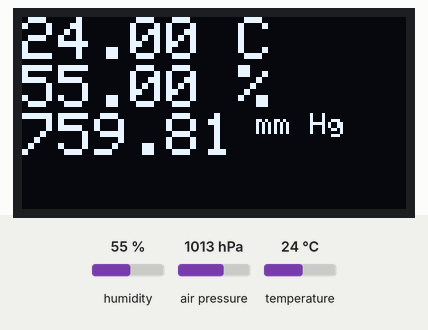
Bench run of a sketch on a simulated Arduino Uno, built with avr-gcc and run on an emulated ATmega328P. On the bench: 128×64 one-colour display. The inputs (shaded band) are chosen by the test bench; at power-on: humidity 55 %, air pressure 1013 hPa, temperature 24 °C. The display library's start-up logo is not drawn; what the sketch prints to the serial monitor is not drawn.

Above: at 1.2 s.
1.3 s: humidity set to 22 %
At 5.8 s:
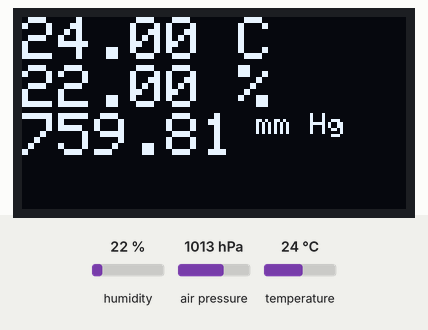
6.6 s: air pressure set to 952 hPa
At 11.0 s:
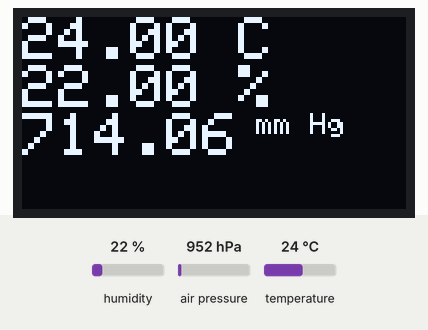
11.6 s: temperature set to 12 °C
At 16.2 s:
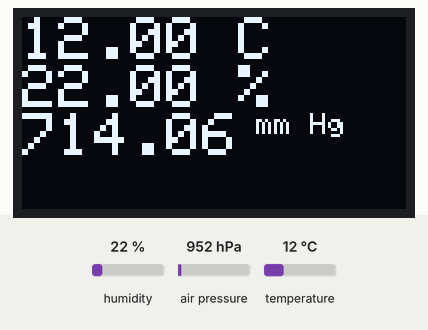
16.7 s: humidity set to 40 %
At 21.4 s:
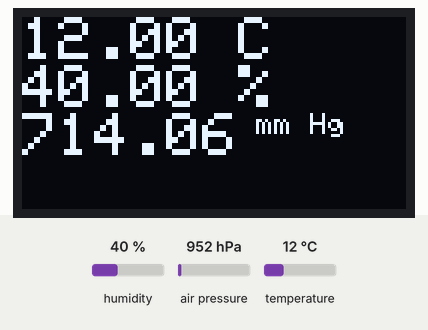
21.7 s: air pressure set to 975 hPa
At 26.7 s:
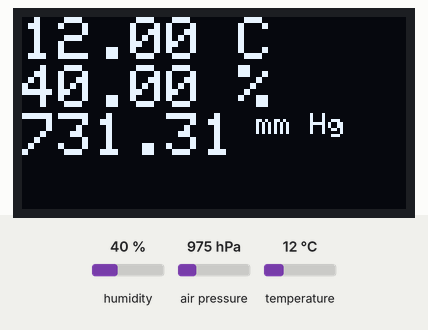
Timing chart, 0 to 27.7 s (numbered marks = the images above; inputs shaded):
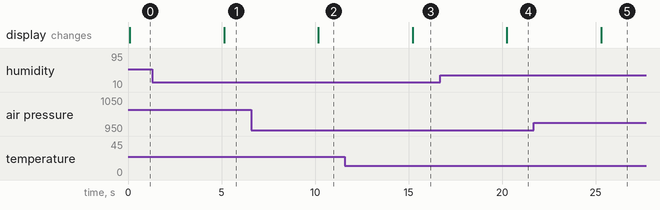

Measured:
- after the input at 1.3 s, the display: changes after 3.8 s (image 1)
- after the input at 6.6 s, the display: changes after 3.6 s (image 2)
- after the input at 11.6 s, the display: changes after 3.6 s (image 3)
- after the input at 16.7 s, the display: changes after 3.6 s (image 4)
- after the input at 21.7 s, the display: changes after 3.6 s (image 5)

The sketch:

BME280_I2C_ReadData.ino
```cpp
#include "SparkFunBME280.h"
#include "Wire.h"
#include <SPI.h>
#include <Adafruit_GFX.h>
#include <Adafruit_SSD1306.h>

// Connecting of BME280 for ESP8266 using I2C interface
// SCL -> D1 (GPIO5)
// SDA -> D2 (GPIO4)

//Global sensor object
BME280 mySensor;
#define OLED_RESET 2
Adafruit_SSD1306 display(OLED_RESET);

#define NUMFLAKES 10
#define XPOS 0
#define YPOS 1
#define DELTAY 2

void setup()
{
	mySensor.settings.commInterface = I2C_MODE;
	mySensor.settings.I2CAddress = 0x76;
	//renMode can be:
	//  0, Sleep mode
	//  1 or 2, Forced mode
	//  3, Normal mode
	mySensor.settings.runMode = 3;

	//tStandby can be:
	//  0, 0.5ms
	//  1, 62.5ms
	//  2, 125ms
	//  3, 250ms
	//  4, 500ms
	//  5, 1000ms
	//  6, 10ms
	//  7, 20ms
	mySensor.settings.tStandby = 0;

	//filter can be off or number of FIR coefficients to use:
	//  0, filter off
	//  1, coefficients = 2
	//  2, coefficients = 4
	//  3, coefficients = 8
	//  4, coefficients = 16
	mySensor.settings.filter = 0;

	//tempOverSample can be:
	//  0, skipped
	//  1 through 5, oversampling *1, *2, *4, *8, *16 respectively
	mySensor.settings.tempOverSample = 1;

	//pressOverSample can be:
	//  0, skipped
	//  1 through 5, oversampling *1, *2, *4, *8, *16 respectively
    mySensor.settings.pressOverSample = 1;

	//humidOverSample can be:
	//  0, skipped
	//  1 through 5, oversampling *1, *2, *4, *8, *16 respectively
	mySensor.settings.humidOverSample = 1;

	Serial.begin(115200);
	delay(5);  //Make sure sensor had enough time to turn on. BME280 requires 2ms to start up.
	Serial.println(mySensor.begin(), HEX); //Calling .begin() causes the settings to be loaded

  display.begin(SSD1306_SWITCHCAPVCC, 0x3C);  // initialize with the I2C addr 0x3D (for the 128x64)
  display.display();
  display.clearDisplay();


}

void loop()
{
	Serial.print("Temperature: ");
	Serial.print(mySensor.readTempC(), 2);
	Serial.println(" degrees C");

	Serial.print("%RH: ");
	Serial.print(mySensor.readFloatHumidity(), 2);
	Serial.println(" %");

  Serial.print("Pressure: ");
  Serial.print(mySensor.readFloatPressure() * 0.00750063755419211, 2);
  Serial.println(" mm Hg");

  display.clearDisplay();
  display.setTextSize(2);
  display.setTextColor(WHITE);

  display.setCursor(0,0);
  display.print(mySensor.readTempC(), 2);

  display.println(" C");
  display.print(mySensor.readFloatHumidity(), 2);
  display.println(" %");

  display.print(mySensor.readFloatPressure() * 0.00750063755419211, 2);
  display.setTextSize(1);
  display.println(" mm Hg");

  display.display();


	Serial.println();
	delay(5000);
}
```
